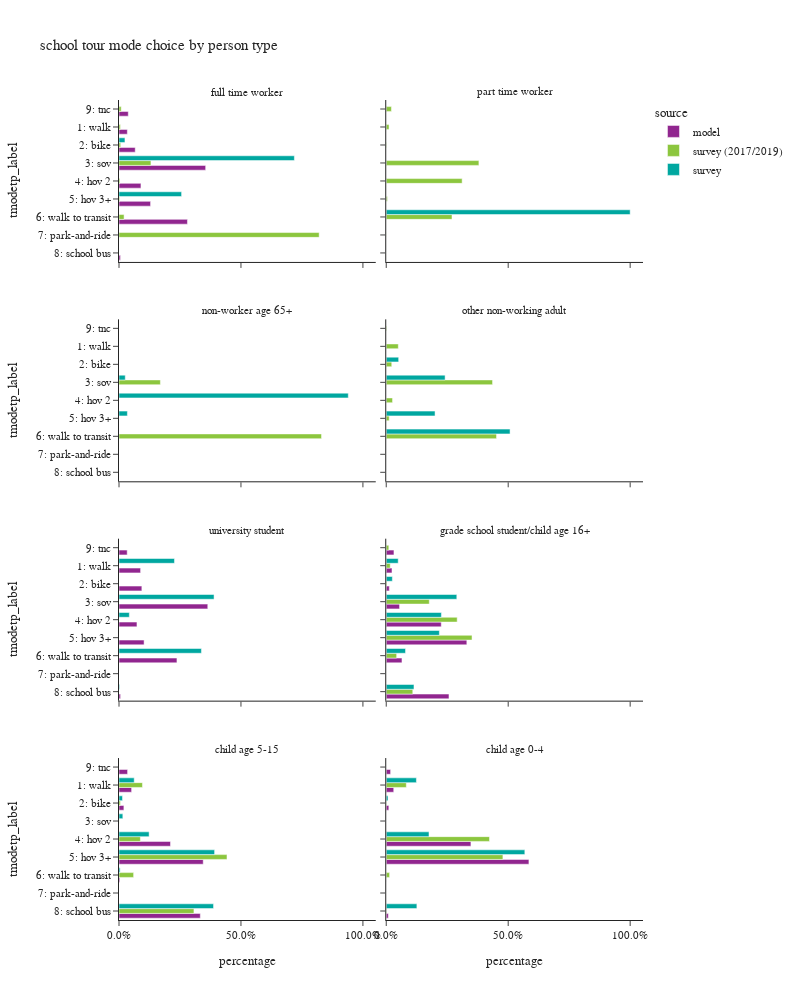

The code cell stored with this chart in its notebook:
### Code cell
plot_mode_choice(sc_tour,"pptyp_label",
                 {"pptyp_label":["full time worker","part time worker","non-worker age 65+","other non-working adult",
                                 "university student","grade school student/child age 16+","child age 5-15","child age 0-4"],
                  "tmodetp_label":["1: walk","2: bike","3: sov","4: hov 2","5: hov 3+","6: walk to transit",
                                   "7: park-and-ride","8: school bus","9: other–survey only"]},
                 "person type",2,1000)

### Figure 1 — Plotly figure (JSON) as saved in the notebook; plotly's stock layout.template omitted (floating-point values rounded to 4 significant figures)
{"data": [{"alignmentgroup": "True", "customdata": [[96], [187], [999], [253], [364], [789], [17], [107]], "hovertemplate": "source=model<br>pptyp_label=full time worker<br>percentage=%{x}<br>tmodetp_label=%{y}<br>sample count=%{customdata[0]}<extra></extra>", "legendgroup": "model", "marker": {"color": "#91268F", "pattern": {"shape": ""}}, "name": "model", "offsetgroup": "model", "orientation": "h", "showlegend": true, "textposition": "auto", "type": "bar", "x": [0.03414, 0.0665, 0.3553, 0.08997, 0.1294, 0.2806, 0.006046, 0.03805], "xaxis": "x7", "y": ["1: walk", "2: bike", "3: sov", "4: hov 2", "5: hov 3+", "6: walk to transit", "8: school bus", "9: tnc"], "yaxis": "y7"}, {"alignmentgroup": "True", "customdata": [[3772], [3994], [15514], [3138], [4384], [10126], [272], [1429]], "hovertemplate": "source=model<br>pptyp_label=university student<br>percentage=%{x}<br>tmodetp_label=%{y}<br>sample count=%{customdata[0]}<extra></extra>", "legendgroup": "model", "marker": {"color": "#91268F", "pattern": {"shape": ""}}, "name": "model", "offsetgroup": "model", "orientation": "h", "showlegend": false, "textposition": "auto", "type": "bar", "x": [0.08848, 0.09369, 0.3639, 0.07361, 0.1028, 0.2375, 0.006381, 0.03352], "xaxis": "x3", "y": ["1: walk", "2: bike", "3: sov", "4: hov 2", "5: hov 3+", "6: walk to transit", "8: school bus", "9: tnc"], "yaxis": "y3"}, {"alignmentgroup": "True", "customdata": [[2526], [1353], [5851], [24182], [35426], [6916], [27579], [3387]], "hovertemplate": "source=model<br>pptyp_label=grade school student/child age 16+<br>percentage=%{x}<br>tmodetp_label=%{y}<br>sample count=%{customdata[0]}<extra></extra>", "legendgroup": "model", "marker": {"color": "#91268F", "pattern": {"shape": ""}}, "name": "model", "offsetgroup": "model", "orientation": "h", "showlegend": false, "textposition": "auto", "type": "bar", "x": [0.02356, 0.01262, 0.05457, 0.2255, 0.3304, 0.0645, 0.2572, 0.03159], "xaxis": "x4", "y": ["1: walk", "2: bike", "3: sov", "4: hov 2", "5: hov 3+", "6: walk to transit", "8: school bus", "9: tnc"], "yaxis": "y4"}, {"alignmentgroup": "True", "customdata": [[23605], [9151], [96416], [157713], [1541], [152268], [16071]], "hovertemplate": "source=model<br>pptyp_label=child age 5-15<br>percentage=%{x}<br>tmodetp_label=%{y}<br>sample count=%{customdata[0]}<extra></extra>", "legendgroup": "model", "marker": {"color": "#91268F", "pattern": {"shape": ""}}, "name": "model", "offsetgroup": "model", "orientation": "h", "showlegend": false, "textposition": "auto", "type": "bar", "x": [0.05168, 0.02003, 0.2111, 0.3453, 0.003374, 0.3334, 0.03518], "xaxis": "x", "y": ["1: walk", "2: bike", "4: hov 2", "5: hov 3+", "6: walk to transit", "8: school bus", "9: tnc"], "yaxis": "y"}, {"alignmentgroup": "True", "customdata": [[1533], [531], [17338], [29212], [9], [428], [890]], "hovertemplate": "source=model<br>pptyp_label=child age 0-4<br>percentage=%{x}<br>tmodetp_label=%{y}<br>sample count=%{customdata[0]}<extra></extra>", "legendgroup": "model", "marker": {"color": "#91268F", "pattern": {"shape": ""}}, "name": "model", "offsetgroup": "model", "orientation": "h", "showlegend": false, "textposition": "auto", "type": "bar", "x": [0.0307, 0.01063, 0.3472, 0.5849, 0.0001802, 0.00857, 0.01782], "xaxis": "x2", "y": ["1: walk", "2: bike", "4: hov 2", "5: hov 3+", "6: walk to transit", "8: school bus", "9: tnc"], "yaxis": "y2"}, {"alignmentgroup": "True", "customdata": [[2], [2], [12], [2], [1], [5], [1], [1]], "hovertemplate": "source=survey (2017/2019)<br>pptyp_label=full time worker<br>percentage=%{x}<br>tmodetp_label=%{y}<br>sample count=%{customdata[0]}<extra></extra>", "legendgroup": "survey (2017/2019)", "marker": {"color": "#8CC63E", "pattern": {"shape": ""}}, "name": "survey (2017/2019)", "offsetgroup": "survey (2017/2019)", "orientation": "h", "showlegend": true, "textposition": "auto", "type": "bar", "x": [0.005638, 0.006898, 0.1309, 0.003544, 0.002542, 0.02077, 0.8206, 0.009094], "xaxis": "x7", "y": ["1: walk", "2: bike", "3: sov", "4: hov 2", "5: hov 3+", "6: walk to transit", "7: park-and-ride", "9: tnc"], "yaxis": "y7"}, {"alignmentgroup": "True", "customdata": [[8], [3], [29], [11], [3], [42], [1], [4]], "hovertemplate": "source=survey (2017/2019)<br>pptyp_label=part time worker<br>percentage=%{x}<br>tmodetp_label=%{y}<br>sample count=%{customdata[0]}<extra></extra>", "legendgroup": "survey (2017/2019)", "marker": {"color": "#8CC63E", "pattern": {"shape": ""}}, "name": "survey (2017/2019)", "offsetgroup": "survey (2017/2019)", "orientation": "h", "showlegend": false, "textposition": "auto", "type": "bar", "x": [0.01153, 0.001414, 0.3799, 0.3112, 0.004729, 0.2695, 0.0004322, 0.02132], "xaxis": "x8", "y": ["1: walk", "2: bike", "3: sov", "4: hov 2", "5: hov 3+", "6: walk to transit", "7: park-and-ride", "9: tnc"], "yaxis": "y8"}, {"alignmentgroup": "True", "customdata": [[2], [7]], "hovertemplate": "source=survey (2017/2019)<br>pptyp_label=non-worker age 65+<br>percentage=%{x}<br>tmodetp_label=%{y}<br>sample count=%{customdata[0]}<extra></extra>", "legendgroup": "survey (2017/2019)", "marker": {"color": "#8CC63E", "pattern": {"shape": ""}}, "name": "survey (2017/2019)", "offsetgroup": "survey (2017/2019)", "orientation": "h", "showlegend": false, "textposition": "auto", "type": "bar", "x": [0.1697, 0.8303], "xaxis": "x5", "y": ["3: sov", "6: walk to transit"], "yaxis": "y5"}, {"alignmentgroup": "True", "customdata": [[22], [11], [15], [9], [5], [65], [1]], "hovertemplate": "source=survey (2017/2019)<br>pptyp_label=other non-working adult<br>percentage=%{x}<br>tmodetp_label=%{y}<br>sample count=%{customdata[0]}<extra></extra>", "legendgroup": "survey (2017/2019)", "marker": {"color": "#8CC63E", "pattern": {"shape": ""}}, "name": "survey (2017/2019)", "offsetgroup": "survey (2017/2019)", "orientation": "h", "showlegend": false, "textposition": "auto", "type": "bar", "x": [0.04945, 0.0226, 0.4359, 0.02582, 0.01204, 0.4522, 0.002086], "xaxis": "x6", "y": ["1: walk", "2: bike", "3: sov", "4: hov 2", "5: hov 3+", "6: walk to transit", "9: tnc"], "yaxis": "y6"}, {"alignmentgroup": "True", "customdata": [[9], [1], [21], [24], [20], [20], [17], [1]], "hovertemplate": "source=survey (2017/2019)<br>pptyp_label=grade school student/child age 16+<br>percentage=%{x}<br>tmodetp_label=%{y}<br>sample count=%{customdata[0]}<extra></extra>", "legendgroup": "survey (2017/2019)", "marker": {"color": "#8CC63E", "pattern": {"shape": ""}}, "name": "survey (2017/2019)", "offsetgroup": "survey (2017/2019)", "orientation": "h", "showlegend": false, "textposition": "auto", "type": "bar", "x": [0.01642, 0.002528, 0.1765, 0.2908, 0.3517, 0.04267, 0.1088, 0.01059], "xaxis": "x4", "y": ["1: walk", "2: bike", "3: sov", "4: hov 2", "5: hov 3+", "6: walk to transit", "8: school bus", "9: tnc"], "yaxis": "y4"}, {"alignmentgroup": "True", "customdata": [[54], [12], [1], [94], [193], [47], [172], [1]], "hovertemplate": "source=survey (2017/2019)<br>pptyp_label=child age 5-15<br>percentage=%{x}<br>tmodetp_label=%{y}<br>sample count=%{customdata[0]}<extra></extra>", "legendgroup": "survey (2017/2019)", "marker": {"color": "#8CC63E", "pattern": {"shape": ""}}, "name": "survey (2017/2019)", "offsetgroup": "survey (2017/2019)", "orientation": "h", "showlegend": false, "textposition": "auto", "type": "bar", "x": [0.09615, 0.005824, 0.0005199, 0.08768, 0.4427, 0.05988, 0.3072, 6.317e-06], "xaxis": "x", "y": ["1: walk", "2: bike", "3: sov", "4: hov 2", "5: hov 3+", "6: walk to transit", "8: school bus", "9: tnc"], "yaxis": "y"}, {"alignmentgroup": "True", "customdata": [[14], [2], [58], [88], [8], [1]], "hovertemplate": "source=survey (2017/2019)<br>pptyp_label=child age 0-4<br>percentage=%{x}<br>tmodetp_label=%{y}<br>sample count=%{customdata[0]}<extra></extra>", "legendgroup": "survey (2017/2019)", "marker": {"color": "#8CC63E", "pattern": {"shape": ""}}, "name": "survey (2017/2019)", "offsetgroup": "survey (2017/2019)", "orientation": "h", "showlegend": false, "textposition": "auto", "type": "bar", "x": [0.08231, 0.0011, 0.4232, 0.4783, 0.0137, 0.001327], "xaxis": "x2", "y": ["1: walk", "2: bike", "4: hov 2", "5: hov 3+", "6: walk to transit", "8: school bus"], "yaxis": "y2"}, {"alignmentgroup": "True", "customdata": [[1], [2], [3]], "hovertemplate": "source=survey<br>pptyp_label=full time worker<br>percentage=%{x}<br>tmodetp_label=%{y}<br>sample count=%{customdata[0]}<extra></extra>", "legendgroup": "survey", "marker": {"color": "#00A7A0", "pattern": {"shape": ""}}, "name": "survey", "offsetgroup": "survey", "orientation": "h", "showlegend": true, "textposition": "auto", "type": "bar", "x": [0.02438, 0.719, 0.2566], "xaxis": "x7", "y": ["2: bike", "3: sov", "5: hov 3+"], "yaxis": "y7"}, {"alignmentgroup": "True", "customdata": [[1]], "hovertemplate": "source=survey<br>pptyp_label=part time worker<br>percentage=%{x}<br>tmodetp_label=%{y}<br>sample count=%{customdata[0]}<extra></extra>", "legendgroup": "survey", "marker": {"color": "#00A7A0", "pattern": {"shape": ""}}, "name": "survey", "offsetgroup": "survey", "orientation": "h", "showlegend": false, "textposition": "auto", "type": "bar", "x": [1.0], "xaxis": "x8", "y": ["6: walk to transit"], "yaxis": "y8"}, {"alignmentgroup": "True", "customdata": [[1], [2], [1]], "hovertemplate": "source=survey<br>pptyp_label=non-worker age 65+<br>percentage=%{x}<br>tmodetp_label=%{y}<br>sample count=%{customdata[0]}<extra></extra>", "legendgroup": "survey", "marker": {"color": "#00A7A0", "pattern": {"shape": ""}}, "name": "survey", "offsetgroup": "survey", "orientation": "h", "showlegend": false, "textposition": "auto", "type": "bar", "x": [0.02564, 0.94, 0.03435], "xaxis": "x5", "y": ["3: sov", "4: hov 2", "5: hov 3+"], "yaxis": "y5"}, {"alignmentgroup": "True", "customdata": [[1], [3], [2], [1]], "hovertemplate": "source=survey<br>pptyp_label=other non-working adult<br>percentage=%{x}<br>tmodetp_label=%{y}<br>sample count=%{customdata[0]}<extra></extra>", "legendgroup": "survey", "marker": {"color": "#00A7A0", "pattern": {"shape": ""}}, "name": "survey", "offsetgroup": "survey", "orientation": "h", "showlegend": false, "textposition": "auto", "type": "bar", "x": [0.05093, 0.2413, 0.2001, 0.5076], "xaxis": "x6", "y": ["2: bike", "3: sov", "5: hov 3+", "6: walk to transit"], "yaxis": "y6"}, {"alignmentgroup": "True", "customdata": [[11], [10], [1], [19], [1]], "hovertemplate": "source=survey<br>pptyp_label=university student<br>percentage=%{x}<br>tmodetp_label=%{y}<br>sample count=%{customdata[0]}<extra></extra>", "legendgroup": "survey", "marker": {"color": "#00A7A0", "pattern": {"shape": ""}}, "name": "survey", "offsetgroup": "survey", "orientation": "h", "showlegend": false, "textposition": "auto", "type": "bar", "x": [0.2275, 0.3897, 0.04238, 0.3379, 0.00251], "xaxis": "x3", "y": ["1: walk", "3: sov", "4: hov 2", "6: walk to transit", "8: school bus"], "yaxis": "y3"}, {"alignmentgroup": "True", "customdata": [[4], [3], [22], [8], [13], [11], [11]], "hovertemplate": "source=survey<br>pptyp_label=grade school student/child age 16+<br>percentage=%{x}<br>tmodetp_label=%{y}<br>sample count=%{customdata[0]}<extra></extra>", "legendgroup": "survey", "marker": {"color": "#00A7A0", "pattern": {"shape": ""}}, "name": "survey", "offsetgroup": "survey", "orientation": "h", "showlegend": false, "textposition": "auto", "type": "bar", "x": [0.04905, 0.02503, 0.2893, 0.2261, 0.2178, 0.07904, 0.1137], "xaxis": "x4", "y": ["1: walk", "2: bike", "3: sov", "4: hov 2", "5: hov 3+", "6: walk to transit", "8: school bus"], "yaxis": "y4"}, {"alignmentgroup": "True", "customdata": [[39], [14], [4], [53], [136], [14], [137]], "hovertemplate": "source=survey<br>pptyp_label=child age 5-15<br>percentage=%{x}<br>tmodetp_label=%{y}<br>sample count=%{customdata[0]}<extra></extra>", "legendgroup": "survey", "marker": {"color": "#00A7A0", "pattern": {"shape": ""}}, "name": "survey", "offsetgroup": "survey", "orientation": "h", "showlegend": false, "textposition": "auto", "type": "bar", "x": [0.06236, 0.01438, 0.01569, 0.1235, 0.3919, 0.004593, 0.3876], "xaxis": "x", "y": ["1: walk", "2: bike", "3: sov", "4: hov 2", "5: hov 3+", "6: walk to transit", "8: school bus"], "yaxis": "y"}, {"alignmentgroup": "True", "customdata": [[8], [5], [30], [38], [2]], "hovertemplate": "source=survey<br>pptyp_label=child age 0-4<br>percentage=%{x}<br>tmodetp_label=%{y}<br>sample count=%{customdata[0]}<extra></extra>", "legendgroup": "survey", "marker": {"color": "#00A7A0", "pattern": {"shape": ""}}, "name": "survey", "offsetgroup": "survey", "orientation": "h", "showlegend": false, "textposition": "auto", "type": "bar", "x": [0.1237, 0.007253, 0.1753, 0.5682, 0.1257], "xaxis": "x2", "y": ["1: walk", "2: bike", "4: hov 2", "5: hov 3+", "8: school bus"], "yaxis": "y2"}], "layout": {"annotations": [{"font": {}, "showarrow": false, "text": "child age 5-15", "x": 0.245, "xanchor": "center", "xref": "paper", "y": 0.1975, "yanchor": "bottom", "yref": "paper"}, {"font": {}, "showarrow": false, "text": "child age 0-4", "x": 0.755, "xanchor": "center", "xref": "paper", "y": 0.1975, "yanchor": "bottom", "yref": "paper"}, {"font": {}, "showarrow": false, "text": "university student", "x": 0.245, "xanchor": "center", "xref": "paper", "y": 0.465, "yanchor": "bottom", "yref": "paper"}, {"font": {}, "showarrow": false, "text": "grade school student/child age 16+", "x": 0.755, "xanchor": "center", "xref": "paper", "y": 0.465, "yanchor": "bottom", "yref": "paper"}, {"font": {}, "showarrow": false, "text": "non-worker age 65+", "x": 0.245, "xanchor": "center", "xref": "paper", "y": 0.7325, "yanchor": "bottom", "yref": "paper"}, {"font": {}, "showarrow": false, "text": "other non-working adult", "x": 0.755, "xanchor": "center", "xref": "paper", "y": 0.7325, "yanchor": "bottom", "yref": "paper"}, {"font": {}, "showarrow": false, "text": "full time worker", "x": 0.245, "xanchor": "center", "xref": "paper", "y": 1.0, "yanchor": "bottom", "yref": "paper"}, {"font": {}, "showarrow": false, "text": "part time worker", "x": 0.755, "xanchor": "center", "xref": "paper", "y": 1.0, "yanchor": "bottom", "yref": "paper"}], "barmode": "group", "height": 1000, "legend": {"title": {"text": "source"}, "tracegroupgap": 0}, "title": {"text": "school tour mode choice by person type"}, "width": 800, "xaxis": {"anchor": "y", "domain": [0.0, 0.49], "tickformat": ".1%", "title": {"text": "percentage"}}, "xaxis2": {"anchor": "y2", "domain": [0.51, 1.0], "matches": "x", "tickformat": ".1%", "title": {"text": "percentage"}}, "xaxis3": {"anchor": "y3", "domain": [0.0, 0.49], "matches": "x", "showticklabels": false, "tickformat": ".1%"}, "xaxis4": {"anchor": "y4", "domain": [0.51, 1.0], "matches": "x", "showticklabels": false, "tickformat": ".1%"}, "xaxis5": {"anchor": "y5", "domain": [0.0, 0.49], "matches": "x", "showticklabels": false, "tickformat": ".1%"}, "xaxis6": {"anchor": "y6", "domain": [0.51, 1.0], "matches": "x", "showticklabels": false, "tickformat": ".1%"}, "xaxis7": {"anchor": "y7", "domain": [0.0, 0.49], "matches": "x", "showticklabels": false, "tickformat": ".1%"}, "xaxis8": {"anchor": "y8", "domain": [0.51, 1.0], "matches": "x", "showticklabels": false, "tickformat": ".1%"}, "yaxis": {"anchor": "x", "categoryarray": ["9: other–survey only", "8: school bus", "7: park-and-ride", "6: walk to transit", "5: hov 3+", "4: hov 2", "3: sov", "2: bike", "1: walk"], "categoryorder": "array", "domain": [0.0, 0.1975], "title": {"text": "tmodetp_label"}}, "yaxis2": {"anchor": "x2", "domain": [0.0, 0.1975], "matches": "y", "showticklabels": false}, "yaxis3": {"anchor": "x3", "categoryarray": ["9: other–survey only", "8: school bus", "7: park-and-ride", "6: walk to transit", "5: hov 3+", "4: hov 2", "3: sov", "2: bike", "1: walk"], "categoryorder": "array", "domain": [0.2675, 0.465], "matches": "y", "title": {"text": "tmodetp_label"}}, "yaxis4": {"anchor": "x4", "domain": [0.2675, 0.465], "matches": "y", "showticklabels": false}, "yaxis5": {"anchor": "x5", "categoryarray": ["9: other–survey only", "8: school bus", "7: park-and-ride", "6: walk to transit", "5: hov 3+", "4: hov 2", "3: sov", "2: bike", "1: walk"], "categoryorder": "array", "domain": [0.535, 0.7325], "matches": "y", "title": {"text": "tmodetp_label"}}, "yaxis6": {"anchor": "x6", "domain": [0.535, 0.7325], "matches": "y", "showticklabels": false}, "yaxis7": {"anchor": "x7", "categoryarray": ["9: other–survey only", "8: school bus", "7: park-and-ride", "6: walk to transit", "5: hov 3+", "4: hov 2", "3: sov", "2: bike", "1: walk"], "categoryorder": "array", "domain": [0.8025, 1.0], "matches": "y", "title": {"text": "tmodetp_label"}}, "yaxis8": {"anchor": "x8", "domain": [0.8025, 1.0], "matches": "y", "showticklabels": false}}}
